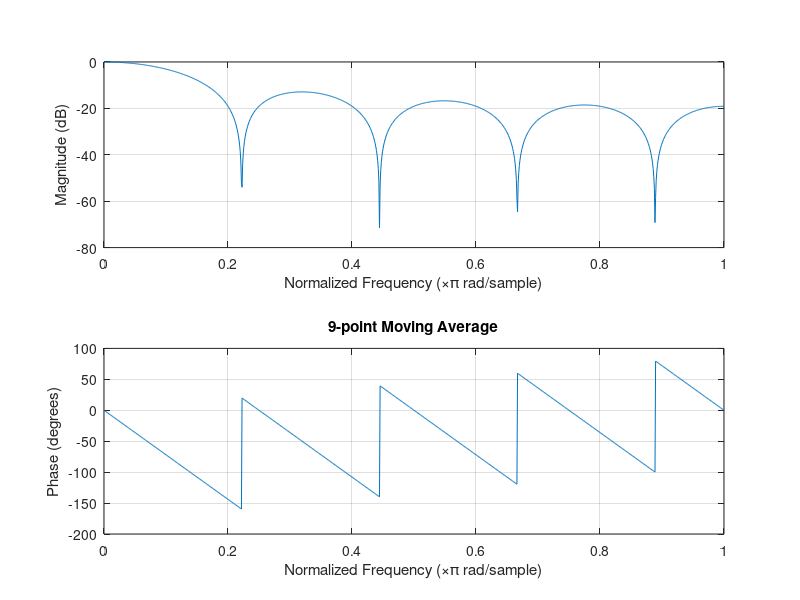

This chart was generated by the following MATLAB code: (Note: this script raises an error after producing the figure.)
b1=[1 1 1 1 1];a1=1;
b2=[1 1 1 1 1 1 1 1 1 ];a2=1;

b1n=b1/sum(b1);
b2n=b2/sum(b2);

figure;
subplot(2,1,1); freqz(b1n, a1, 1024);title("5-point Moving Average");
subplot(2,1,2); freqz(b2n, a2, 1024); title("9-point Moving Average");

[z1,p1,k1]=tf2zpk(b1n,a1);
[z2,p2,k2]=tf2zpk(b2n,a2);

figure;
subplot(2,1,1); zplane(z1, p1); title("Zero-Pole Plot for 5-point Moving Average");
subplot(2,1,2); zplane(z2, p2); title("Zero-Pole Plot for 9-point Moving Average");